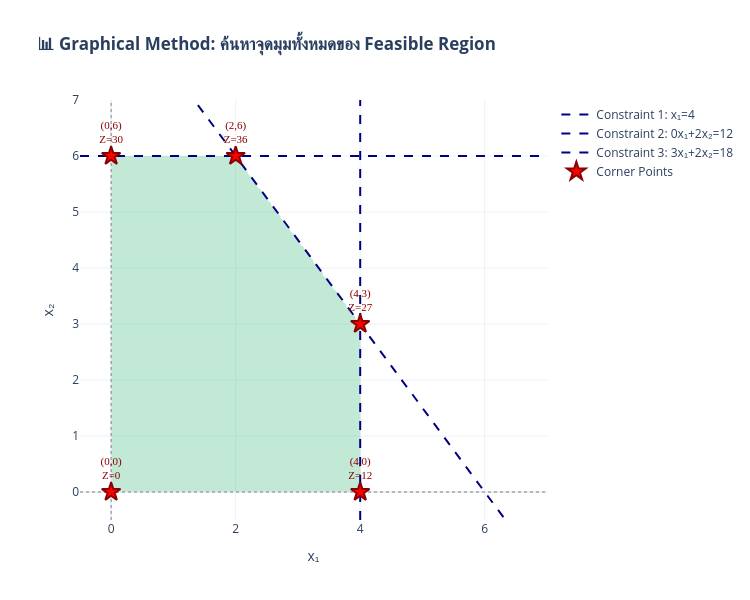

Notebook cell for this chart:
### Code cell
# 📊 Visualization: Graphical Method - จุดมุมบน Feasible Region
fig = base_figure(A, b)

corner_x, corner_y = zip(*corners)
corner_z = [c[0] * x + c[1] * y for x, y in corners]
fig.add_trace(go.Scatter(
    x=corner_x, y=corner_y, mode="markers+text",
    marker={"size": 14, "color": "red", "symbol": "star", "line": {"width": 2, "color": "darkred"}},
    text=[f"({x:.0f},{y:.0f})<br>Z={z:.0f}" for x, y, z in zip(corner_x, corner_y, corner_z)],
    textposition="top center", textfont={"size": 11, "color": "darkred"},
    name="จุดมุม (Corner Points)",
    hovertemplate="<b>จุดมุม: (%{x:.0f}, %{y:.0f})</b><extra></extra>",
))

fig.update_layout(title="<b>📊 Graphical Method: ค้นหาจุดมุมทั้งหมดของ Feasible Region</b>")
fig.show()

print(f"✓ พบจุดมุม {len(corners)} จุด — Graphical Method ต้องเช็คทุกจุดเหล่านี้ก่อนตัดสินใจ")

### Figure 1 — Plotly figure (JSON) as saved in the notebook; plotly's stock layout.template omitted (floating-point values rounded to 4 significant figures; data arrays with more than 128 entries replaced by an {"elided": "..."} marker saying what was removed)
{"data": [{"colorscale": [[0, "rgba(0,0,0,0)"], [1, "rgba(100,200,150,0.4)"]], "contours": {"end": 1, "size": 1, "start": 0.5}, "hoverinfo": "skip", "line": {"width": 0}, "name": "Feasible Region", "showscale": false, "type": "contour", "x": {"elided": "200 float values"}, "y": {"elided": "200 float values"}, "z": {"elided": "200x200 int values"}}, {"line": {"color": "navy", "dash": "dash", "width": 2}, "mode": "lines", "name": "Constraint 1: x₁=4", "type": "scatter", "x": [4, 4], "y": [-0.5, 7]}, {"line": {"color": "navy", "dash": "dash", "width": 2}, "mode": "lines", "name": "Constraint 2: 0x₁+2x₂=12", "type": "scatter", "x": {"elided": "200 float values"}, "y": {"elided": "200 float values"}}, {"line": {"color": "navy", "dash": "dash", "width": 2}, "mode": "lines", "name": "Constraint 3: 3x₁+2x₂=18", "type": "scatter", "x": {"elided": "200 float values"}, "y": {"elided": "200 float values"}}, {"line": {"color": "gray", "dash": "dot", "width": 1}, "mode": "lines", "name": "x₁=0", "showlegend": false, "type": "scatter", "x": [0, 0], "y": [-0.5, 7]}, {"line": {"color": "gray", "dash": "dot", "width": 1}, "mode": "lines", "name": "x₂=0", "showlegend": false, "type": "scatter", "x": [-0.5, 7], "y": [0, 0]}, {"hovertemplate": "<b>Corner: (%{x:.0f}, %{y:.0f})</b><br>Z = %{text}<extra></extra>", "marker": {"color": "red", "line": {"color": "darkred", "width": 2}, "size": 14, "symbol": "star"}, "mode": "markers+text", "name": "Corner Points", "text": ["(0,0)<br>Z=0", "(0,6)<br>Z=30", "(2,6)<br>Z=36", "(4,0)<br>Z=12", "(4,3)<br>Z=27"], "textfont": {"color": "darkred", "family": "Arial Black", "size": 11}, "textposition": "top center", "type": "scatter", "x": [0, 0, 2, 4, 4], "y": [0, 6, 6, 0, 3]}], "layout": {"height": 600, "hovermode": "closest", "title": {"text": "<b>📊 Graphical Method: ค้นหาจุดมุมทั้งหมดของ Feasible Region</b>"}, "width": 750, "xaxis": {"range": [-0.5, 7], "title": {"text": "x₁"}}, "yaxis": {"range": [-0.5, 7], "title": {"text": "x₂"}}}}
